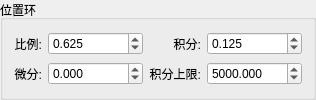
          <widget class="QGroupBox" name="groupBox_27">
           <property name="title">
            <string>位置环</string>
           </property>
           <layout class="QHBoxLayout" name="horizontalLayout_51">
            <item>
             <layout class="QHBoxLayout" name="horizontalLayout_41">
              <item>
               <layout class="QVBoxLayout" name="verticalLayout_22">
                <item>
                 <widget class="QLabel" name="label_83">
                  <property name="sizePolicy">
                   <sizepolicy hsizetype="Preferred" vsizetype="Preferred">
                    <horstretch>0</horstretch>
                    <verstretch>0</verstretch>
                   </sizepolicy>
                  </property>
                  <property name="text">
                   <string>比例:</string>
                  </property>
                  <property name="alignment">
                   <set>Qt::AlignRight|Qt::AlignTrailing|Qt::AlignVCenter</set>
                  </property>
                 </widget>
                </item>
                <item>
                 <widget class="QLabel" name="label_85">
                  <property name="sizePolicy">
                   <sizepolicy hsizetype="Preferred" vsizetype="Preferred">
                    <horstretch>0</horstretch>
                    <verstretch>0</verstretch>
                   </sizepolicy>
                  </property>
                  <property name="text">
                   <string>微分:</string>
                  </property>
                  <property name="alignment">
                   <set>Qt::AlignRight|Qt::AlignTrailing|Qt::AlignVCenter</set>
                  </property>
                 </widget>
                </item>
               </layout>
              </item>
              <item>
               <layout class="QVBoxLayout" name="verticalLayout_25">
                <item>
                 <widget class="QDoubleSpinBox" name="doubleSpinBox_position_p">
                  <property name="sizePolicy">
                   <sizepolicy hsizetype="Preferred" vsizetype="Fixed">
                    <horstretch>0</horstretch>
                    <verstretch>0</verstretch>
                   </sizepolicy>
                  </property>
                  <property name="decimals">
                   <number>3</number>
                  </property>
                  <property name="minimum">
                   <double>-99999999.000000000000000</double>
                  </property>
                  <property name="maximum">
                   <double>99999999.000000000000000</double>
                  </property>
                  <property name="value">
                   <double>0.625000000000000</double>
                  </property>
                 </widget>
                </item>
                <item>
                 <widget class="QDoubleSpinBox" name="doubleSpinBox_position_d">
                  <property name="sizePolicy">
                   <sizepolicy hsizetype="Preferred" vsizetype="Fixed">
                    <horstretch>0</horstretch>
                    <verstretch>0</verstretch>
                   </sizepolicy>
                  </property>
                  <property name="decimals">
                   <number>3</number>
                  </property>
                  <property name="minimum">
                   <double>-99999999.000000000000000</double>
                  </property>
                  <property name="maximum">
                   <double>99999999.000000000000000</double>
                  </property>
                 </widget>
                </item>
               </layout>
              </item>
             </layout>
            </item>
            <item>
             <layout class="QHBoxLayout" name="horizontalLayout_48">
              <item>
               <layout class="QVBoxLayout" name="verticalLayout_26">
                <item>
                 <widget class="QLabel" name="label_84">
                  <property name="sizePolicy">
                   <sizepolicy hsizetype="Preferred" vsizetype="Preferred">
                    <horstretch>0</horstretch>
                    <verstretch>0</verstretch>
                   </sizepolicy>
                  </property>
                  <property name="text">
                   <string>积分:</string>
                  </property>
                  <property name="alignment">
                   <set>Qt::AlignRight|Qt::AlignTrailing|Qt::AlignVCenter</set>
                  </property>
                 </widget>
                </item>
                <item>
                 <widget class="QLabel" name="label_86">
                  <property name="sizePolicy">
                   <sizepolicy hsizetype="Preferred" vsizetype="Preferred">
                    <horstretch>0</horstretch>
                    <verstretch>0</verstretch>
                   </sizepolicy>
                  </property>
                  <property name="text">
                   <string>积分上限:</string>
                  </property>
                  <property name="alignment">
                   <set>Qt::AlignRight|Qt::AlignTrailing|Qt::AlignVCenter</set>
                  </property>
                 </widget>
                </item>
               </layout>
              </item>
              <item>
               <layout class="QVBoxLayout" name="verticalLayout_27">
                <item>
                 <widget class="QDoubleSpinBox" name="doubleSpinBox_position_i">
                  <property name="sizePolicy">
                   <sizepolicy hsizetype="Preferred" vsizetype="Fixed">
                    <horstretch>0</horstretch>
                    <verstretch>0</verstretch>
                   </sizepolicy>
                  </property>
                  <property name="decimals">
                   <number>3</number>
                  </property>
                  <property name="minimum">
                   <double>-99999999.000000000000000</double>
                  </property>
                  <property name="maximum">
                   <double>99999999.000000000000000</double>
                  </property>
                  <property name="value">
                   <double>0.125000000000000</double>
                  </property>
                 </widget>
                </item>
                <item>
                 <widget class="QDoubleSpinBox" name="doubleSpinBox_position_max_total_integral">
                  <property name="sizePolicy">
                   <sizepolicy hsizetype="Preferred" vsizetype="Fixed">
                    <horstretch>0</horstretch>
                    <verstretch>0</verstretch>
                   </sizepolicy>
                  </property>
                  <property name="decimals">
                   <number>3</number>
                  </property>
                  <property name="minimum">
                   <double>-99999999.000000000000000</double>
                  </property>
                  <property name="maximum">
                   <double>99999999.000000000000000</double>
                  </property>
                  <property name="value">
                   <double>5000.000000000000000</double>
                  </property>
                 </widget>
                </item>
               </layout>
              </item>
             </layout>
            </item>
           </layout>
          </widget>
